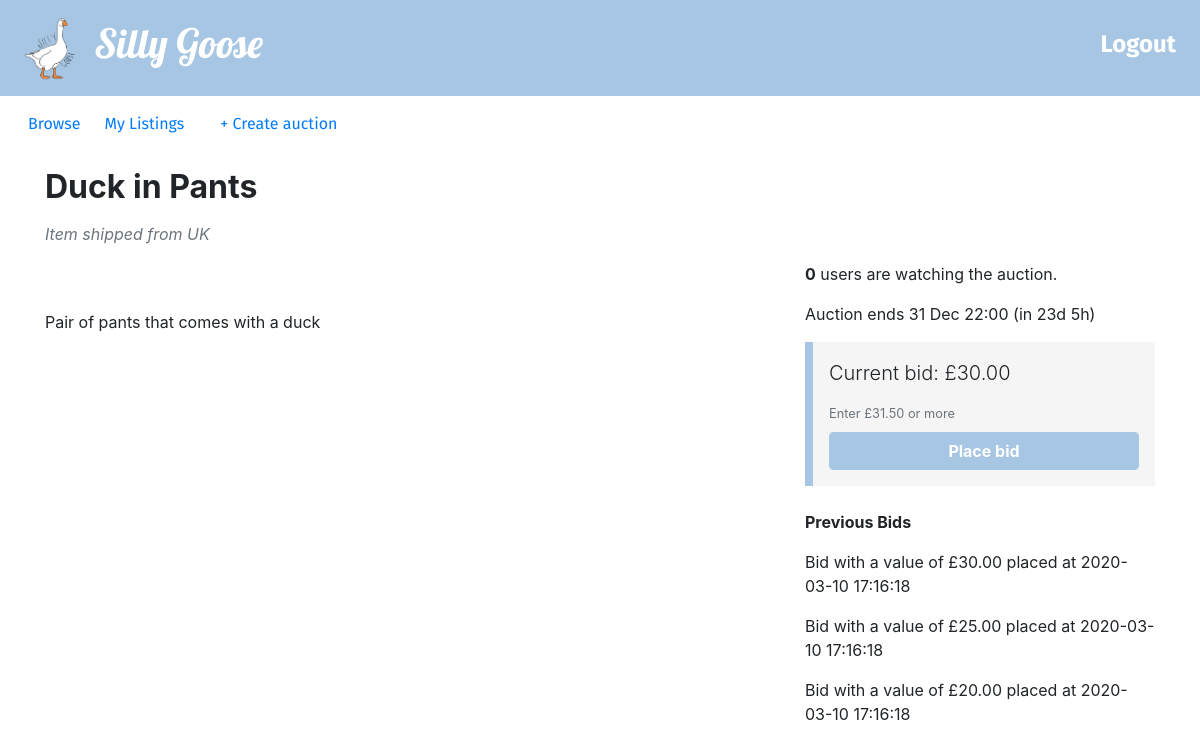
Screenshot of /listing.php?item_id=4 (signed in) with the database file from the repository.
### tables this page shows
CREATE TABLE users ( 
  email VARCHAR(50) PRIMARY KEY,
  password VARCHAR(50),
  accountType VARCHAR(50),
  country VARCHAR(30),
  address VARCHAR(100)
);

CREATE TABLE bids (
  bidID INT AUTO_INCREMENT PRIMARY KEY,
  buyerEmail VARCHAR(50),
  auctionID INT,
  bidValue FLOAT(10,2),
  bidDate TIMESTAMP NOT NULL DEFAULT CURRENT_TIMESTAMP);

### utilities.php (called while the page is built, shortened)
<?php
function display_time_remaining($interval) {
    if ($interval->days == 0 && $interval->h == 0) {
      $time_remaining = $interval->format('%im %Ss');
    }
    else if ($interval->days == 0) {
      $time_remaining = $interval->format('%hh %im');
    }
    else {
      $time_remaining = $interval->format('%ad %hh');
    }
  return $time_remaining;
}
function query($query) {
  $connection = mysqli_connect($dbhost,$dbuser,$dbpass,$dbname);
  $result = mysqli_query($connection,$query);
  return $result;
}
?>

### listing.php (the view, shortened to what this page needs)
<?php include_once("header.php")?>
<?php include_once("utilities.php")?>
<?php
$item_id = $_GET['item_id'];
$query = "SELECT a.auctionID, a.title, a.description, a.endDate, a.picture, a.reservePrice, a.startPrice,
COALESCE(b.current_price,a.startPrice) AS 'current_price', COALESCE(b.num_bids,0) AS 'num_bids'
FROM
(SELECT auctionID, MAX(bidValue) AS 'current_price', COUNT(auctionID) AS 'num_bids' FROM bids GROUP BY auctionID) b
RIGHT JOIN (SELECT * FROM auctions a WHERE a.auctionID = ".$item_id.") a
ON a.auctionID = b.auctionID";
$row = query($query)->fetch_assoc();
$title = $row['title'];
$description = $row['description'];
$current_price = $row['current_price'];
$end_time = new DateTime($row['endDate']);
$image = $row['picture'];
$start_price = $row['startPrice'];
$now = new DateTime();
$query = "
SELECT u.country
FROM users u
JOIN auctions a
ON a.sellerEmail = u.email
WHERE a.auctionID = {$item_id} AND u.accountType = 'seller'";
$country = query($query)->fetch_assoc()['country'];
if ($now < $end_time) {
  $query = "SELECT *
  FROM watching
  WHERE auctionID = {$item_id}";
  $num_watching = mysqli_num_rows(query($query));
  $time_to_end = date_diff($now, $end_time);
  $time_remaining = ' (in ' . display_time_remaining($time_to_end) . ')';
}
?>
<div class="container">
<div class="row">
  <div class="col-sm-8">
    <h2 class="my-3"><b><?php echo($title); ?></b></h2>
    <p class="text-muted"><i>Item shipped from <?php echo($country)?></i></p>
  </div>
</div>
<div class="row">
  <div class="col-sm-8">
    <div class="itemDescription">
    <img alt="" src="images/<?php echo $image; ?>" style="max-width:600px;width:100%"> <br><br>
    <?php echo($description); ?>
    </div>
  </div>
  <div class="col-sm-4">
    <?php if ($now > $end_time):?>
      <p><i>This auction ended <?php echo(date_format($end_time, 'j M H:i'))?></i></p>
      <p><?php echo($expiry_circumstances)?></p>
      <?php
        echo("<div style='padding-left:1rem;border-left:#A6C6E3 solid .5rem;background-color:#F5F5F5;padding-top:1rem;padding-bottom:1rem;padding-right:1rem'>");
        if ($expiry_circumstances == "Unsuccessful auction - no bids placed"){
          echo("<h3><b>£$start_price</b></h3>");
          echo("<p style='margin-bottom:0rem'>Start price</p>");
        }
        else {
          echo("<h3><b>£$current_price</b></h3>");
          echo("<p style='margin-bottom:0rem'>Final price</p>");
        }
        echo("</div>")
        ?>
    <?php else:?>
      <?php
      if ($num_watching == 1) {
        echo("<p><b>1</b> user is watching the auction</p>");
      }
      else{
        echo("<p><b>{$num_watching}</b> users are watching the auction.</p>");
      }
      ?>
      <p>Auction ends <?php echo(date_format($end_time, 'j M H:i') . $time_remaining) ?></p>
      <div style='padding-left:1rem;border-left:#A6C6E3 solid .5rem;background-color:#F5F5F5;padding-top:1rem;padding-bottom:1rem;padding-right:1rem'>
      <p class="lead">Current bid: £<?php echo(number_format($current_price, 2)) ?></p>
      <?php if (!isset($_SESSION['account_type']) || $_SESSION['account_type'] == 'seller'){
        $noWatch = true;
      }
      else{
        $noWatch = false;
      }
      ?>
      <form method="POST" id="createNewBid" action=<?php echo("place_bid.php?item_id=".$item_id)?>>
        <small style="margin-bottom:.5rem" id="bidHelp" class="form-text text-muted" <?php if ($noWatch) echo('style="display: none"');?>> <?php echo("Enter £".number_format(round($current_price*1.05,2),2)." or more")?> </small>
        <button type="submit" style="border-color:#A6C6E3;background-color:#A6C6E3"class="btn btn-primary form-control"<?php if ($noWatch) echo('style="display: none"');?>><b>Place bid</b></button>
      </form>
    </div>
<?php endif ?>
<?php
  if (isset($_SESSION['account_type'])){
  echo("<br>");
  echo("<p> <b> Previous Bids </b> </p>");
  $query = "SELECT bidValue, bidDate, buyerEmail
  FROM bids
  WHERE auctionID = {$item_id}
  ORDER BY bidValue DESC
  LIMIT 10";
  $result = query($query);
  while ($row = $result->fetch_assoc()){
    $bid_value = $row['bidValue'];
    $bid_date = $row['bidDate'];
    $buyer_email = $row['buyerEmail'];
    if ($buyer_email == $email){
      echo("<p>You placed a £{$bid_value} bid at {$bid_date}</p>");
    }
    else {
      echo("<p>Bid with a value of £{$bid_value} placed at {$bid_date}</p>");
    }
  }
  }
?>
  </div>
</div>
<?php include_once("footer.php")?>

### header.php (shortened to what this page needs)
<!DOCTYPE html>
<html lang="en">
<head>
  <link rel="stylesheet" href="css/bootstrap.min.css">
  <link rel="stylesheet" href="https://cdnjs.cloudflare.com/ajax/libs/font-awesome/4.7.0/css/font-awesome.min.css">
  <link rel="stylesheet" href="css/custom.css">
</head>
<body>
  <nav class="navbar navbar-expand-lg navbar-custom">
    <a class="navbar-brand" href="browse.php"><img id = 'mascot'src="assets/SillyGoose.png" height="70px"> Silly Goose</a>
    <ul class="navbar-nav ml-auto">
      <li class="nav-item">
        <?php
        if (isset($_SESSION['logged_in']) && $_SESSION['logged_in'] == true) {
          echo '<a style="color:#FFF" class="nav-link" href="logout.php"><h4><b>Logout</b></h4></a>';
        }
        else {
          echo '<button type="button" class="btn nav-link" data-toggle="modal" data-target="#loginModal">Login</button>';
        }
        ?>
      </li>
    </ul>
  </nav>
  <nav class="navbar navbar-expand-lg">
    <ul class="navbar-nav align-middle">
      <li class="nav-item mx-1">
        <a class="nav-link" href="browse.php">Browse</a>
      </li>
      <?php
      if (isset($_SESSION['account_type']) && $_SESSION['account_type'] == 'seller') {
        echo ('
      <li class="nav-item mx-1">
          <a class="nav-link" href="mylistings.php">My Listings</a>
        </li>
      <li class="nav-item ml-3">
          <a class="nav-link" href="create_auction.php">+ Create auction</a>
        </li>');
      }
      ?>
    </ul>
  </nav>

### footer.php (shortened to what this page needs)
</body>
</html>

### header.php (style rules this page uses)
.navbar-custom { background-color: #a6c6e3; padding-left: 20px; }
.navbar-custom .btn, .navbar-custom .navbar-brand, .navbar-custom .navbar-text { color: white; font-family: "Lobster", cursive; font-size: 40px; }
a { font-family: 'Fira Sans', sans-serif; }

### rows the page displays
users: country "UK"
bids: bidValue "30.00", bidDate "2020-03-10 17:16:18"
bids: bidValue "25.00", bidDate "2020-03-10 17:16:18"
bids: bidValue "20.00", bidDate "2020-03-10 17:16:18"

### other values shown
$title "Duck in Pants"
$description "Pair of pants that comes with a duck"
$num_watching "0"
date_format($end_time, 'j M H:i') "31 Dec 22:00"
$time_remaining "(in 23d 5h)"
$current_price "30.00"
$current_price*1.05 "31.50"
